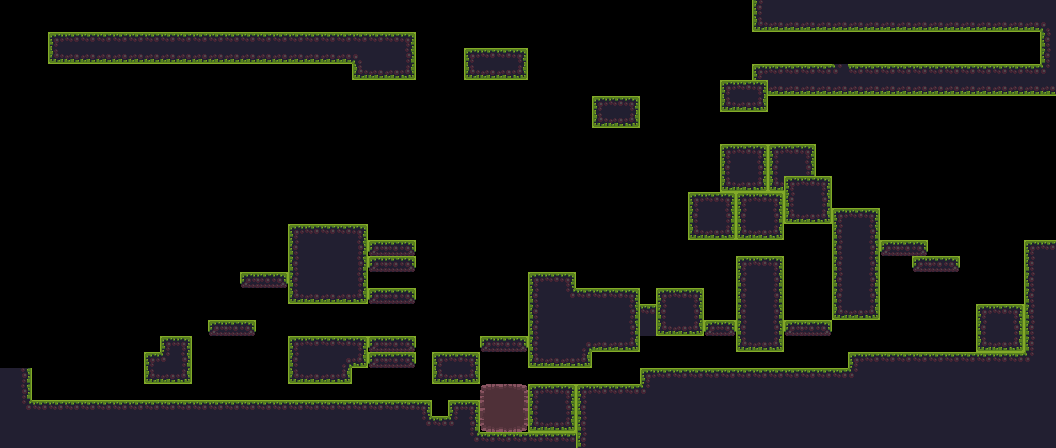

The image is a tile-based game level rendered from a .tmx file. Its description and source (layers, tilesets, objects; grid data summarised) follow:
An orthogonal 66x28 tile map with 16x16 px tiles, 1 tile layer (foreground) and 37 objects (10x button, 8x mushroom, 7x trap_spikes, 6x stone, 2x strange_door, ...).

<map version="1.5" tiledversion="1.7.2" orientation="orthogonal" renderorder="left-down" width="66" height="28" tilewidth="16" tileheight="16" infinite="0" nextlayerid="6" nextobjectid="69">
 <editorsettings>
  <export target="../debug.lua" format="lua" />
 </editorsettings>
 <tileset firstgid="1" name="tileset" tilewidth="16" tileheight="16" tilecount="72" columns="12" objectalignment="topleft">
  <image source="../../assets/tilesets/tileset.png" width="192" height="96" />
  <tile id="0" type="normal_block" />
  <tile id="1" type="normal_block" />
  <tile id="2" type="normal_block" />
  <tile id="4" type="normal_block" />
  <tile id="12" type="normal_block" />
  <tile id="14" type="normal_block" />
  <tile id="15" type="normal_block" />
  <tile id="17" type="normal_block" />
  <tile id="24" type="normal_block" />
  <tile id="25" type="normal_block" />
  <tile id="26" type="normal_block" />
  <tile id="28" type="normal_block" />
  <tile id="36" type="normal_block" />
  <tile id="37" type="normal_block" />
  <tile id="38" type="normal_block" />
  <tile id="40" type="normal_block" />
  <tile id="42" type="one_way_block" />
  <tile id="43" type="one_way_block" />
  <tile id="44" type="one_way_block" />
  <tile id="48" type="normal_block" />
  <tile id="50" type="normal_block" />
  <tile id="51" type="normal_block" />
  <tile id="53" type="normal_block" />
  <tile id="54" type="one_way_block" />
  <tile id="55" type="one_way_block" />
  <tile id="56" type="one_way_block" />
  <tile id="60" type="normal_block" />
  <tile id="61" type="normal_block" />
  <tile id="62" type="normal_block" />
  <tile id="64" type="normal_block" />
 </tileset>
 <layer id="1" name="foreground" width="66" height="28">
  <properties>
   <property name="has_collision" type="bool" value="true" />
  </properties>
  <data>[1848 cells, 662 non-empty, 28 distinct tile ids]</data>
 </layer>
 <objectgroup id="3" name="objects">
  <object id="3" type="player_spawn" x="768" y="48" width="16" height="16" />
  <object id="23" type="trap_spikes" x="288" y="400">
   <properties>
    <property name="direction" value="up" />
   </properties>
   <polyline points="0,0 16,0" />
  </object>
  <object id="24" type="trap_spikes" x="288" y="384">
   <polyline points="0,0 64,0" />
  </object>
  <object id="25" type="trap_spikes" x="784" y="320">
   <properties>
    <property name="direction" value="up" />
   </properties>
   <polyline points="0,0 48,0" />
  </object>
  <object id="26" type="trap_spikes" x="160" y="336">
   <properties>
    <property name="direction" value="up" />
   </properties>
   <polyline points="0,0 32,0" />
  </object>
  <object id="29" type="stone" x="656" y="352" width="16" height="16" />
  <object id="35" type="strange_door" x="832" y="320" width="16" height="48" />
  <object id="36" type="strange_door" x="688" y="240" width="16" height="48" />
  <object id="37" type="stone" x="672" y="272" width="16" height="16" />
  <object id="34" type="button" x="698" y="368">
   <properties>
    <property name="ref" type="object" value="35" />
   </properties>
   <polyline points="0,0 16,0" />
  </object>
  <object id="33" type="button" x="640" y="304">
   <properties>
    <property name="ref" type="object" value="36" />
   </properties>
   <polyline points="0,0 16,0" />
  </object>
  <object id="41" type="stone" x="416" y="208" width="16" height="16" />
  <object id="43" type="button" x="464" y="400">
   <properties>
    <property name="ref" type="object" value="0" />
   </properties>
   <polyline points="0,0 16,0" />
  </object>
  <object id="44" type="push_ability_pickup" x="384" y="224" width="16" height="16" />
  <object id="46" type="attack_ability_pickup" x="384" y="272" width="16" height="16" />
  <object id="47" type="trigger" x="480" y="272" width="48" height="32" />
  <object id="48" type="stone" x="752" y="240" width="16" height="16" />
  <object id="49" type="stone" x="448" y="224" width="16" height="16" />
  <object id="50" type="mushroom" x="752" y="352" width="16" height="16" />
  <object id="51" type="mushroom" x="384" y="384" width="16" height="16" />
  <object id="52" type="mushroom" x="272" y="16" width="16" height="16" />
  <object id="53" type="mushroom" x="400" y="320" width="16" height="16" />
  <object id="54" type="mushroom" x="288" y="320" width="16" height="16" />
  <object id="55" type="stone" x="288" y="384" width="16" height="16" />
  <object id="56" type="mushroom" x="304" y="128" width="16" height="16" />
  <object id="57" type="mushroom" x="208" y="80" width="16" height="16" />
  <object id="58" type="mushroom" x="96" y="288" width="16" height="16" />
  <object id="59" type="trap_spikes" x="832" y="64">
   <properties>
    <property name="direction" value="up" />
   </properties>
   <polyline points="0,0 32,0" />
  </object>
  <object id="60" type="trap_spikes" x="912" y="64">
   <properties>
    <property name="direction" value="up" />
   </properties>
   <polyline points="0,0 16,0" />
  </object>
  <object id="61" type="trap_spikes" x="976" y="64">
   <properties>
    <property name="direction" value="up" />
   </properties>
   <polyline points="0,0 16,0" />
  </object>
  <object id="62" type="button" x="512" y="336">
   <properties>
    <property name="ref" type="object" value="0" />
   </properties>
   <polyline points="0,0 16,0" />
  </object>
  <object id="63" type="button" x="879" y="352">
   <properties>
    <property name="ref" type="object" value="0" />
   </properties>
   <polyline points="0,0 16,0" />
  </object>
  <object id="64" type="button" x="895" y="350">
   <properties>
    <property name="ref" type="object" value="0" />
   </properties>
   <polyline points="0,0 16,0" />
  </object>
  <object id="65" type="button" x="911" y="348">
   <properties>
    <property name="ref" type="object" value="0" />
   </properties>
   <polyline points="0,0 16,0" />
  </object>
  <object id="66" type="button" x="927" y="346">
   <properties>
    <property name="ref" type="object" value="0" />
   </properties>
   <polyline points="0,0 16,0" />
  </object>
  <object id="67" type="button" x="943" y="344">
   <properties>
    <property name="ref" type="object" value="0" />
   </properties>
   <polyline points="0,0 16,0" />
  </object>
  <object id="68" type="button" x="959" y="342">
   <properties>
    <property name="ref" type="object" value="0" />
   </properties>
   <polyline points="0,0 16,0" />
  </object>
 </objectgroup>
</map>
